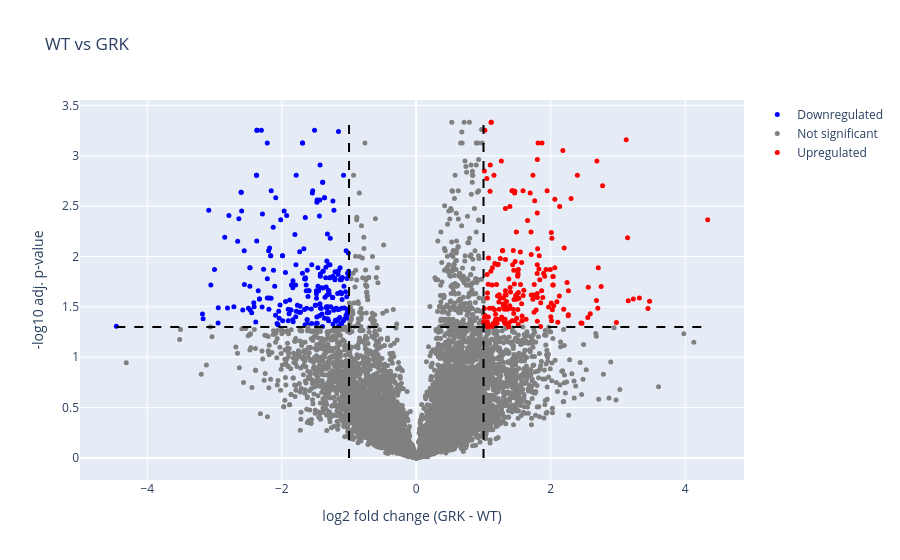

Notebook source saved alongside this figure:
### Code cell
fig = volcano_plot(volcano_data, "WT", "GRK")
fig.show()

### Figure 1 — Plotly figure (JSON) as saved in the notebook; plotly's stock layout.template omitted (floating-point values rounded to 4 significant figures; data arrays with more than 128 entries replaced by an {"elided": "..."} marker saying what was removed)
{"data": [{"hoverinfo": "text", "marker": {"color": "blue", "size": 5}, "mode": "markers", "name": "Downregulated", "text": {"elided": "239 str values"}, "type": "scatter", "x": {"elided": "239 float values"}, "y": {"elided": "239 float values"}}, {"hoverinfo": "text", "marker": {"color": "gray", "size": 5}, "mode": "markers", "name": "Not significant", "text": {"elided": "9730 str values"}, "type": "scatter", "x": {"elided": "9730 float values"}, "y": {"elided": "9730 float values"}}, {"hoverinfo": "text", "marker": {"color": "red", "size": 5}, "mode": "markers", "name": "Upregulated", "text": {"elided": "194 str values"}, "type": "scatter", "x": {"elided": "194 float values"}, "y": {"elided": "194 float values"}}], "layout": {"hovermode": "closest", "shapes": [{"line": {"color": "black", "dash": "dash"}, "type": "line", "x0": 1, "x1": 1, "y0": 0, "y1": 3.335}, {"line": {"color": "black", "dash": "dash"}, "type": "line", "x0": -1, "x1": -1, "y0": 0, "y1": 3.335}, {"line": {"color": "black", "dash": "dash"}, "type": "line", "x0": -4.461, "x1": 4.333, "y0": 1.301, "y1": 1.301}], "title": {"text": "WT vs GRK"}, "xaxis": {"title": {"text": "log2 fold change (GRK - WT)"}}, "yaxis": {"title": {"text": "-log10 adj. p-value"}}}}
